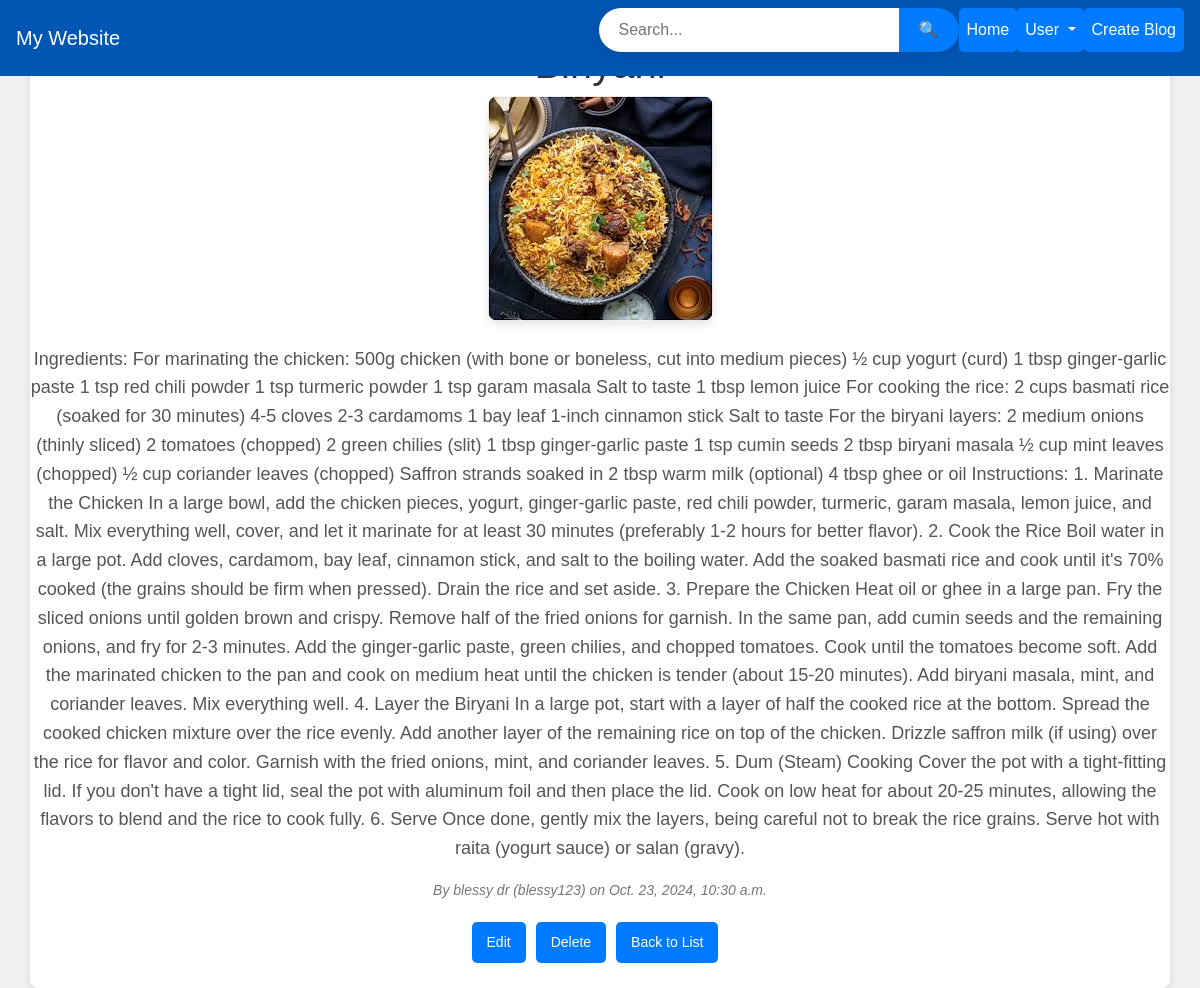
Page /4/ on the committed database.
### myaccounts/models.py (models this page shows, shortened)
class Post(models.Model):
    title = models.CharField(max_length=200)
    author = models.ForeignKey(UserRegistration, on_delete=models.CASCADE,related_name='posts')  # ForeignKey to UserRegistration
    content = models.TextField()
    date_posted = models.DateTimeField(auto_now_add=True)
    image=models.ImageField(upload_to="picture/", default='default.jpg')

class UserRegistration(models.Model):
    first_name = models.CharField(max_length=30)
    last_name = models.CharField(max_length=30)
    username = models.CharField(max_length=30, unique=True)
    email = models.EmailField(unique=True)
    password = models.CharField(max_length=128)
    def __str__(self):
        return f"{self.first_name} {self.last_name} ({self.username})"

### myaccounts/views.py (the view)
# urls.py: path('<int:pk>/', views.blog_detail, name='blog_detail'),
def blog_detail(request, pk):
    blog = get_object_or_404(Post, pk=pk)
    return render(request, 'blog/blog_detail.html', {'blog': blog})

### myaccounts/templates/blog/blog_detail.html (shortened to what this page needs)
{% extends "index.html" %}
{% block content %}
<!DOCTYPE html>
<html lang="en">
<head>
    <link rel="stylesheet" href="https://stackpath.bootstrapcdn.com/bootstrap/4.5.2/css/bootstrap.min.css">
</head>
<body>
    <div  class="container mt-5">
        <div class="row justify-content: center">
            <div style=margin-top:160px; class="col-ml-8 text-center">
                <h1>{{ blog.title }}</h1>
                {% if blog.image %}
                    <img src="{{ blog.image.url }}" alt="{{ blog.title }}" class="img-fluid mb-4">
                {% endif %}
                <p>{{ blog.content }}</p>
                <p><em>By {{ blog.author }} on {{ blog.date_posted }}</em></p>
            </div>
        </div>
        <div class="actions">
            <a href="{% url 'blog_edit' blog.pk %}">Edit</a>
            <a href="{% url 'blog_delete' blog.pk %}">Delete</a>
            <a href="{% url 'blog_list' %}">Back to List</a>
        </div>
    </div>
</body>
</html>
{% endblock content %}

### myaccounts/static/css/style.css (style rules this page uses)
body { font-family: 'Arial', sans-serif; background-color: #f0f0f0; margin: 0; padding: 0; color: #333; }
.container { padding: 20px; background-color: white; margin-top: 20px; border-radius: 8px; box-shadow: 0 4px 8px rgba(0, 0, 0, 0.1); }
h1 { font-size: 36px; margin-bottom: 20px; color: #007bff; }
p { font-size: 18px; line-height: 1.6; color: #555; }
img { max-width: 100%; height: auto; margin-top: 20px; border-radius: 10px; box-shadow: 0 4px 8px rgba(0, 0, 0, 0.1); }

### myaccounts/templates/navbar.html (style rules this page uses)
body { display: flex; justify-content: center; align-items: center; height: 100vh; background-color: #f0f0f0; }

### myaccounts/templates/blog/blog_detail.html (style rules this page uses)
body { font-family: 'Arial', sans-serif; background-color: #f0f0f0; margin: 0; }
h1 { color: #333; text-align: center; }
p { font-size: 18px; line-height: 1.6; color: #555; text-align: center; }
em { color: #777; font-size: 14px; display: block; text-align: center; }
img { max-width: 100%; height: auto; display: block; margin: 0 auto; }
.actions { margin-left:350px; display: flex; flex-direction: row; justify-content: center; align-items: center; width:400px; font-size: 14px; }
.actions a { margin: 5px; padding: 10px 15px; background-color: #007bff; color: white; text-decoration: none; border-radius: 5px; }

### rows in the picture
Post: image (picture), content "Ingredients: For marinating the chicken: 500g chicken (with bone or boneless, cut into medium pieces) ½ cup yogurt (curd) 1 tbsp ginger-garlic paste 1 tsp red chili powder 1 tsp turmeric powder 1 tsp garam masala Salt to taste 1 tbsp lemon juice For cooking the rice: 2 cups basmati rice (soaked for 30 minutes) 4-5 cloves 2-3 cardamoms 1 bay leaf 1-inch cinnamon stick Salt to taste For the biryani layers: 2 medium onions (thinly sliced) 2 tomatoes (chopped) 2 green chilies (slit) 1 tbsp ginger-garlic paste 1 tsp cumin seeds 2 tbsp biryani masala ½ cup mint leaves (chopped) ½ cup coriander leaves (chopped) Saffron strands soaked in 2 tbsp warm milk (optional) 4 tbsp ghee or oil Instructions:…", author "blessy dr (blessy123)", date_posted "Oct. 23, 2024, 10:30 a.m."
